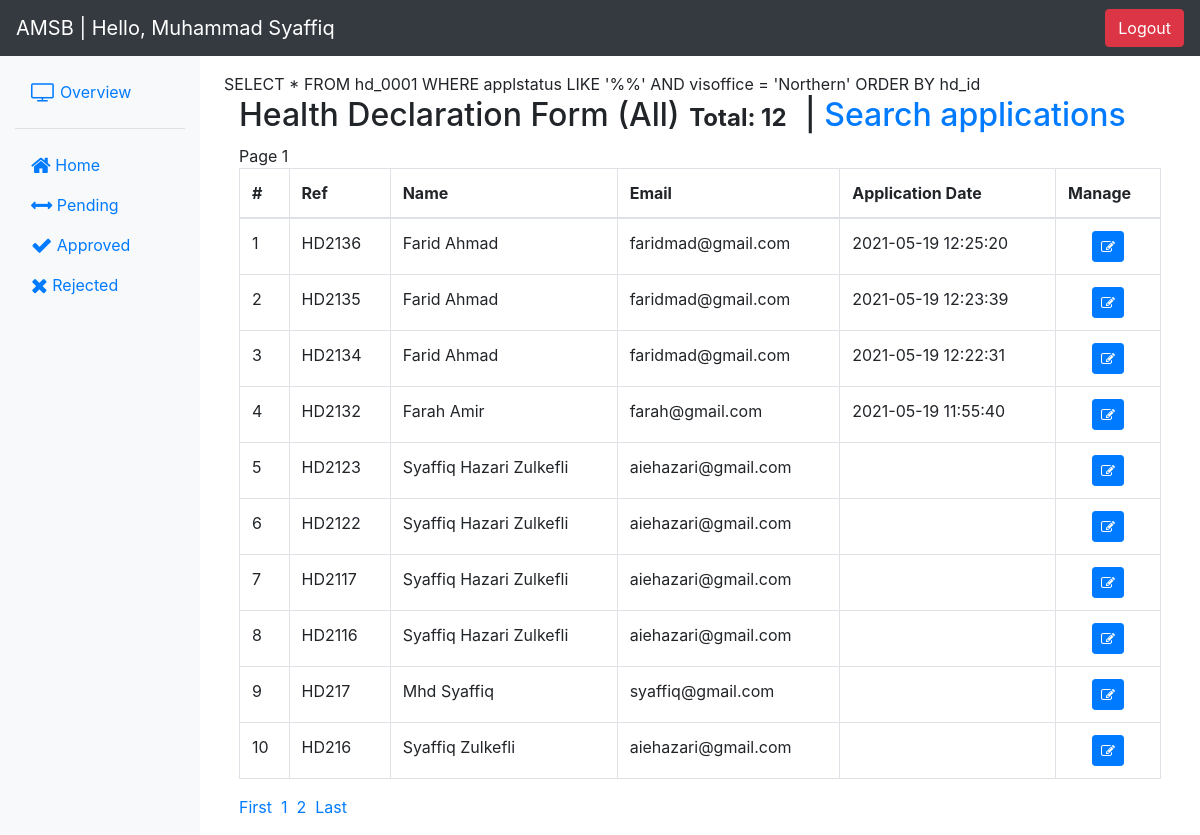
Page /formreview.php (signed in) on the earlier database version.
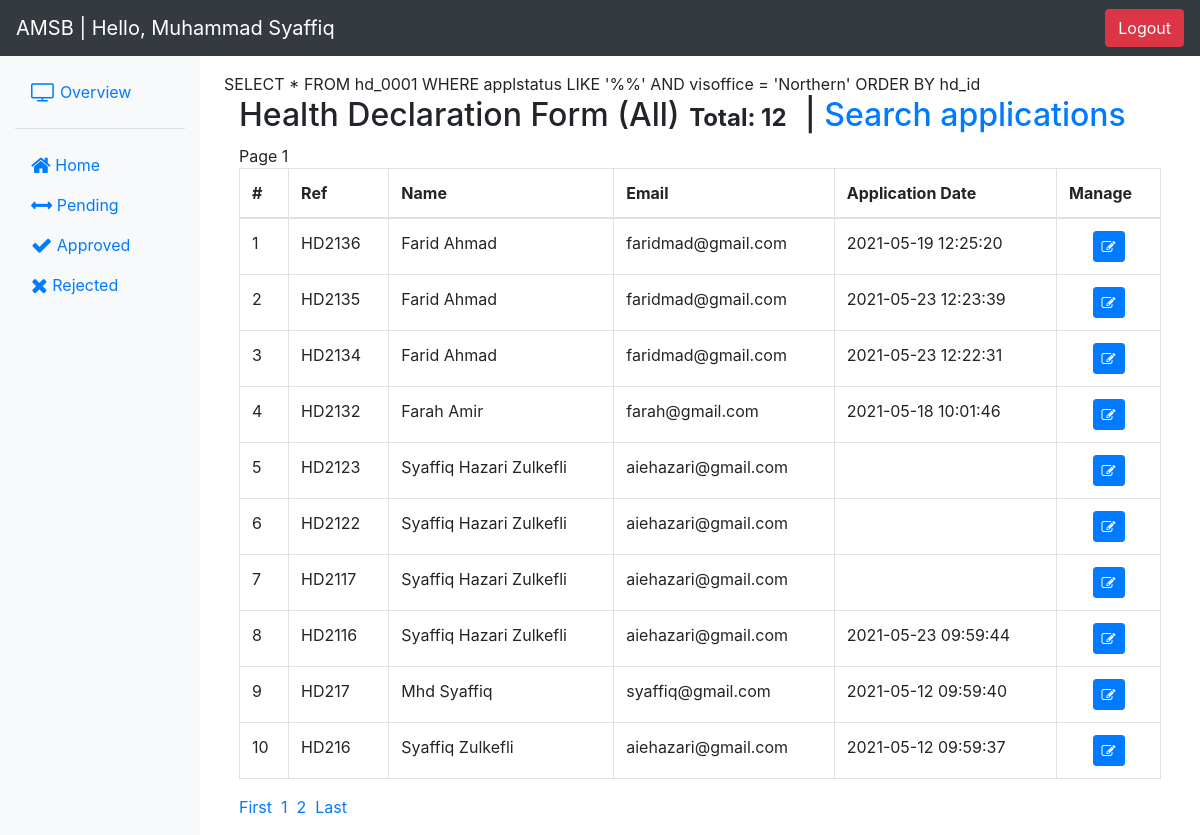
Same page on the later database version.
### tables this page shows
CREATE TABLE `hd_0001` (
  `hd_id` int(11) NOT NULL,
  `fullname` varchar(50) DEFAULT NULL,
  `mykad` varchar(30) DEFAULT NULL,
  `visoffice` varchar(10) DEFAULT NULL,
  `appemail` varchar(100) DEFAULT NULL,
  `entryin` date DEFAULT NULL,
  `entryout` date DEFAULT NULL,
  `company` varchar(200) DEFAULT NULL,
  `caddress` varchar(100) DEFAULT NULL,
  `ccity` varchar(20) DEFAULT NULL,
  `cstate` varchar(20) DEFAULT NULL,
  `cpostal` varchar(10) DEFAULT NULL,
  `telno` varchar(30) DEFAULT NULL,
  `reasonentry` varchar(150) DEFAULT NULL,
  `nameconperson` varchar(50) DEFAULT NULL,
  `emailaddconperson` varchar(100) DEFAULT NULL,
  `radio1` varchar(5) DEFAULT NULL,
  `country` varchar(100) NOT NULL DEFAULT 'NA',
  `doafromcountries` date DEFAULT NULL,
  `radio2` varchar(5) DEFAULT NULL,
  `individu` varchar(100) NOT NULL DEFAULT 'NA',
  `areafrom` varchar(100) NOT NULL DEFAULT 'NA',
  `radio3` varchar(5) DEFAULT NULL,
  `radio4` varchar(5) DEFAULT NULL,
  `rescovid` varchar(10) NOT NULL DEFAULT 'NA',
  `datetest` date DEFAULT NULL,
  `loctest` varchar(50) NOT NULL DEFAULT 'NA',
  `cough` varchar(5) DEFAULT NULL,
  `diffbreathing` varchar(5) DEFAULT NULL,
  `fever` varchar(5) DEFAULT NULL,
  `flu` varchar(5) DEFAULT NULL,
  `sorethroat` varchar(5) DEFAULT NULL,
  `othersymptoms` varchar(300) DEFAULT NULL,
  `applstatus` varchar(10) NOT NULL DEFAULT 'Pending',
  `dt_apply` datetime DEFAULT NULL,
  `dt_updstatus` datetime DEFAULT NULL,
  `dt_updsby` int(11) DEFAULT NULL,
  `covtestresult` varchar(200) DEFAULT NULL
);

### login/lib/library.php (called while the page is built, shortened)
<?php
class DemoLib
{
    public function UserDetails($user_id)
    {
        try {
            $db = DB();
            $query = $db->prepare("SELECT user_id, name, username, email, usertype, ainloc FROM users WHERE user_id=:user_id");
            $query->bindParam("user_id", $user_id, PDO::PARAM_STR);
            $query->execute();
            if ($query->rowCount() > 0) {
                return $query->fetch(PDO::FETCH_OBJ);
            }
        } catch (PDOException $e) {
            exit($e->getMessage());
        }
    }
}

### formreview.php (the view, shortened to what this page needs)
<?php
include('login/assets.php');
if($_GET['view'] == ""){
  $toview = "%%";
} else {
$toview = $_GET['view'];
}
?>
    <div class="container-fluid">
      <div class="row">
        <nav class="col-md-2 d-none d-md-block bg-light sidebar">
          <div class="sidebar-sticky">
            <ul class="nav flex-column mb-2">
            <li class="nav-item">
                <a class="nav-link" href="#">
                  </a>
              </li>
              <li class="nav-item">
                <a class="nav-link" href="formdb.php">
              <i class="fa fa-tv fa-lg"></i> Overview </a>
              </li>
              <li class="nav-item">
              <hr>
              </li>
              <li class="nav-item">
                <a class="nav-link" href="formreview.php?view=">
              <i class="fa fa-home fa-lg"></i> Home </a>
              </li>
              <li class="nav-item">
                <a class="nav-link" href="?view=Pending">
              <i class="fa fa-arrows-h fa-lg"></i> Pending </a>
              </li>
              <li class="nav-item">
                <a class="nav-link" href="?view=Approved">
              <i class="fa fa-check fa-lg"></i> Approved </a>
              </li>
              <li class="nav-item">
                <a class="nav-link" href="?view=Reject">
              <i class="fa fa-times fa-lg"></i> Rejected </a>
              </li>
            </ul>
          </div>
        </nav>
        <main role="main" class="col-md-9 ml-sm-auto col-lg-10 pt-3 px-4">
<?php
if($_GET['view'] == ""){
  $toview = "%%";
} else {
$toview = $_GET['view'];
}
    $limit = 10;
    $s = $db->prepare("SELECT * FROM hd_0001 WHERE applstatus LIKE '$toview' AND visoffice = '$user->ainloc'");
    $s->execute();
    $total_results = $s->rowCount();
    $total_pages = ceil($total_results/$limit);
    if (!isset($_GET['page'])) {
        $page = 1;
    } else {
        $page = $_GET['page'];
    }
    $start = ($page-1)*$limit;
echo "SELECT * FROM hd_0001 WHERE applstatus LIKE '$toview' AND visoffice = '$user->ainloc' ORDER BY hd_id";
    $stmt = $db->prepare("SELECT * FROM hd_0001 WHERE applstatus LIKE '$toview' AND visoffice = '$user->ainloc' ORDER BY hd_id DESC LIMIT $start, $limit");
    $stmt->execute();
    $stmt->setFetchMode(PDO::FETCH_OBJ);
    $results = $stmt->fetchAll();
    $no = $page > 1 ? $start+1 : 1;
if($toview == "%%") {
  $toviewn = "All";
} else {
  $toviewn = $toview;
}
?>
<div class="container">
  <h2 class="">Health Declaration Form (<?php echo $toviewn; ?>)<span class="badge">Total: <?php echo $total_results; ?></span> | <a href="searchappl.php">Search applications</a></h2>
<?php
echo "Page $page";
?>
  <table class="table table-bordered">
    <thead>
      <tr>
        <th>#</th>
        <th>Ref</th>
        <th>Name</th>
        <th>Email</th>
        <th>Application Date</th>
        <th>Manage</th>
      </tr>
    </thead>
    <tbody>
        <?php foreach($results as $result){?>
          <tr>
            <td><?php echo $no; ?></td>
            <td><?php echo "HD" . date('y') . $result->hd_id; ?></td>
            <td><?php echo $result->fullname; ?></td>
            <td><?php echo $result->appemail; ?></td>
            <td><?php echo $result->dt_apply; ?></td>
            <td align="center"><a href="manageappl.php?view_id=<?php echo $result->hd_id; ?>"> <button type="button" class="btn btn-labeled btn-primary btn-sm"><span class="btn-label"><i class="fa fa-edit"></i></span></button></a></td>
          </tr>
        <?php $no++; } ?>
    </tbody>
  </table>
    <ul class="pagination">
        <li><a href="?page=1&view=<?php echo $toview; ?>">First</a>&nbsp;&nbsp;</li>
        <?php for($p=1; $p<=$total_pages; $p++){?>
            <li class="<?php echo $page == $p ? 'active' : ''; ?>"><a href="<?php echo '?page='.$p . '&view=' . $toview ?>"><?php echo $p; ?></a>&nbsp;&nbsp;</li>
        <?php }?>
        <li><a href="?page=<?php echo $total_pages; ?>&view=<?php echo $toview; ?>">Last</a></li>
    </ul>
</div>
 <?php
 include('login/footer.php');
 ?>

Differences in the rows shown:
changed hd_0001 id 35: dt_apply "2021-05-19 12:23:39" → "2021-05-23 12:23:39"
changed hd_0001 id 34: dt_apply "2021-05-19 12:22:31" → "2021-05-23 12:22:31"
changed hd_0001 "Farah Amir": dt_apply "2021-05-19 11:55:40" → "2021-05-18 10:01:46"
changed hd_0001 id 16: dt_apply (not shown) → "2021-05-23 09:59:44"
changed hd_0001 "Mhd Syaffiq": dt_apply (not shown) → "2021-05-12 09:59:40"
changed hd_0001 "Syaffiq Zulkefli": dt_apply (not shown) → "2021-05-12 09:59:37"
